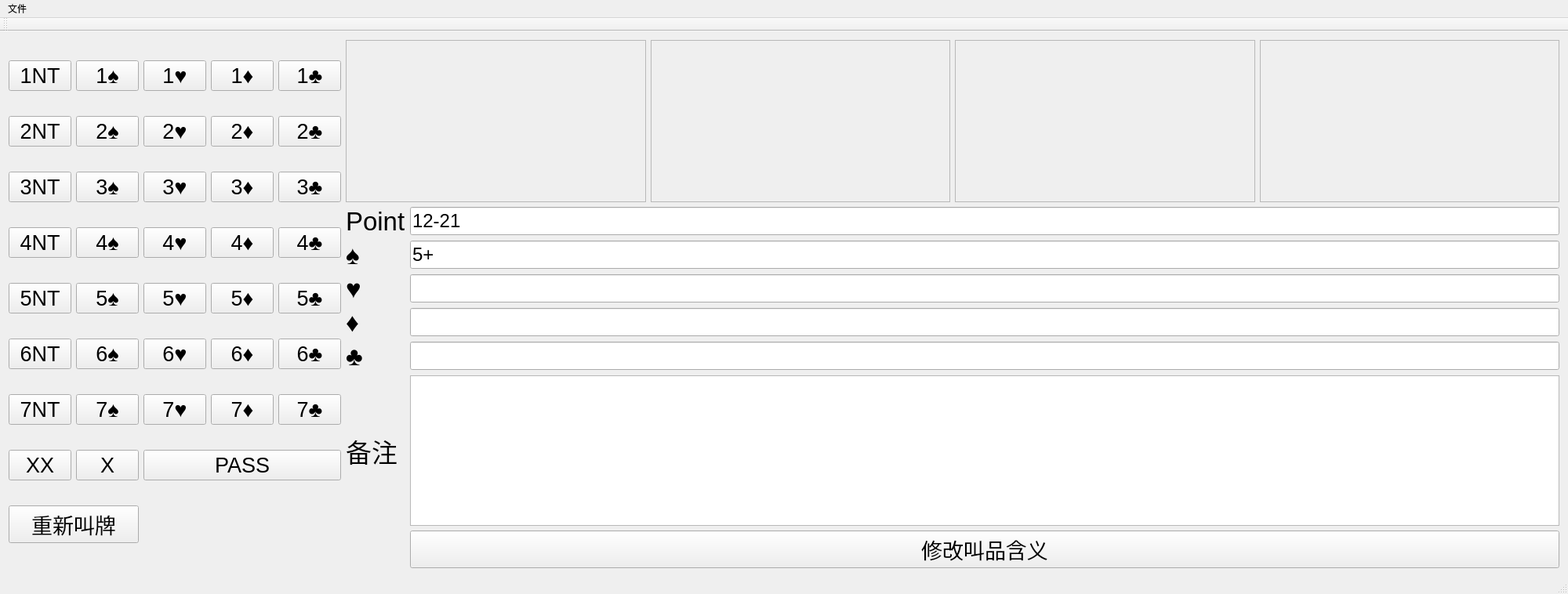
<?xml version="1.0" encoding="UTF-8"?>
<ui version="4.0">
 <class>MainWindow</class>
 <widget class="QMainWindow" name="MainWindow">
  <property name="geometry">
   <rect>
    <x>0</x>
    <y>0</y>
    <width>2000</width>
    <height>758</height>
   </rect>
  </property>
  <property name="windowTitle">
   <string>MainWindow</string>
  </property>
  <widget class="QWidget" name="centralWidget">
   <layout class="QVBoxLayout" name="verticalLayout_2">
    <item>
     <layout class="QHBoxLayout" name="horizontalLayout_2">
      <item>
       <layout class="QGridLayout" name="gridLayout">
        <item row="0" column="3">
         <widget class="QPushButton" name="one_Diamond">
          <property name="font">
           <font>
            <pointsize>20</pointsize>
           </font>
          </property>
          <property name="text">
           <string>1♦</string>
          </property>
         </widget>
        </item>
        <item row="1" column="0">
         <widget class="QPushButton" name="two_NT">
          <property name="font">
           <font>
            <pointsize>20</pointsize>
           </font>
          </property>
          <property name="text">
           <string>2NT</string>
          </property>
         </widget>
        </item>
        <item row="1" column="1">
         <widget class="QPushButton" name="two_Spade">
          <property name="font">
           <font>
            <pointsize>20</pointsize>
           </font>
          </property>
          <property name="text">
           <string>2♠</string>
          </property>
         </widget>
        </item>
        <item row="1" column="2">
         <widget class="QPushButton" name="two_Heart">
          <property name="font">
           <font>
            <pointsize>20</pointsize>
           </font>
          </property>
          <property name="text">
           <string>2♥</string>
          </property>
         </widget>
        </item>
        <item row="1" column="3">
         <widget class="QPushButton" name="two_Diamond">
          <property name="font">
           <font>
            <pointsize>20</pointsize>
           </font>
          </property>
          <property name="text">
           <string>2♦</string>
          </property>
         </widget>
        </item>
        <item row="0" column="2">
         <widget class="QPushButton" name="one_Heart">
          <property name="font">
           <font>
            <pointsize>20</pointsize>
           </font>
          </property>
          <property name="text">
           <string>1♥</string>
          </property>
         </widget>
        </item>
        <item row="0" column="1">
         <widget class="QPushButton" name="one_Spade">
          <property name="font">
           <font>
            <pointsize>20</pointsize>
           </font>
          </property>
          <property name="text">
           <string>1♠</string>
          </property>
         </widget>
        </item>
        <item row="0" column="0">
         <widget class="QPushButton" name="one_NT">
          <property name="font">
           <font>
            <pointsize>20</pointsize>
           </font>
          </property>
          <property name="text">
           <string>1NT</string>
          </property>
         </widget>
        </item>
        <item row="0" column="4">
         <widget class="QPushButton" name="one_Club">
          <property name="font">
           <font>
            <pointsize>20</pointsize>
           </font>
          </property>
          <property name="text">
           <string>1♣</string>
          </property>
         </widget>
        </item>
        <item row="2" column="0">
         <widget class="QPushButton" name="three_NT">
          <property name="font">
           <font>
            <pointsize>20</pointsize>
           </font>
          </property>
          <property name="text">
           <string>3NT</string>
          </property>
         </widget>
        </item>
        <item row="2" column="1">
         <widget class="QPushButton" name="three_Spade">
          <property name="font">
           <font>
            <pointsize>20</pointsize>
           </font>
          </property>
          <property name="text">
           <string>3♠</string>
          </property>
         </widget>
        </item>
        <item row="3" column="2">
         <widget class="QPushButton" name="four_Heart">
          <property name="font">
           <font>
            <pointsize>20</pointsize>
           </font>
          </property>
          <property name="text">
           <string>4♥</string>
          </property>
         </widget>
        </item>
        <item row="3" column="1">
         <widget class="QPushButton" name="four_Spade">
          <property name="font">
           <font>
            <pointsize>20</pointsize>
           </font>
          </property>
          <property name="text">
           <string>4♠</string>
          </property>
         </widget>
        </item>
        <item row="4" column="1">
         <widget class="QPushButton" name="five_Spade">
          <property name="font">
           <font>
            <pointsize>20</pointsize>
           </font>
          </property>
          <property name="text">
           <string>5♠</string>
          </property>
         </widget>
        </item>
        <item row="4" column="3">
         <widget class="QPushButton" name="five_Diamond">
          <property name="font">
           <font>
            <pointsize>20</pointsize>
           </font>
          </property>
          <property name="text">
           <string>5♦</string>
          </property>
         </widget>
        </item>
        <item row="1" column="4">
         <widget class="QPushButton" name="two_Club">
          <property name="font">
           <font>
            <pointsize>20</pointsize>
           </font>
          </property>
          <property name="text">
           <string>2♣</string>
          </property>
         </widget>
        </item>
        <item row="2" column="4">
         <widget class="QPushButton" name="three_Club">
          <property name="font">
           <font>
            <pointsize>20</pointsize>
           </font>
          </property>
          <property name="text">
           <string>3♣</string>
          </property>
         </widget>
        </item>
        <item row="3" column="0">
         <widget class="QPushButton" name="four_NT">
          <property name="font">
           <font>
            <pointsize>20</pointsize>
           </font>
          </property>
          <property name="text">
           <string>4NT</string>
          </property>
         </widget>
        </item>
        <item row="3" column="4">
         <widget class="QPushButton" name="four_Club">
          <property name="font">
           <font>
            <pointsize>20</pointsize>
           </font>
          </property>
          <property name="text">
           <string>4♣</string>
          </property>
         </widget>
        </item>
        <item row="2" column="2">
         <widget class="QPushButton" name="three_Heart">
          <property name="font">
           <font>
            <pointsize>20</pointsize>
           </font>
          </property>
          <property name="text">
           <string>3♥</string>
          </property>
         </widget>
        </item>
        <item row="2" column="3">
         <widget class="QPushButton" name="three_Diamond">
          <property name="font">
           <font>
            <pointsize>20</pointsize>
           </font>
          </property>
          <property name="text">
           <string>3♦</string>
          </property>
         </widget>
        </item>
        <item row="3" column="3">
         <widget class="QPushButton" name="four_Diamond">
          <property name="font">
           <font>
            <pointsize>20</pointsize>
           </font>
          </property>
          <property name="text">
           <string>4♦</string>
          </property>
         </widget>
        </item>
        <item row="4" column="0">
         <widget class="QPushButton" name="five_NT">
          <property name="font">
           <font>
            <pointsize>20</pointsize>
           </font>
          </property>
          <property name="text">
           <string>5NT</string>
          </property>
         </widget>
        </item>
        <item row="4" column="2">
         <widget class="QPushButton" name="five_Heart">
          <property name="font">
           <font>
            <pointsize>20</pointsize>
           </font>
          </property>
          <property name="text">
           <string>5♥</string>
          </property>
         </widget>
        </item>
        <item row="5" column="3">
         <widget class="QPushButton" name="six_Diamond">
          <property name="font">
           <font>
            <pointsize>20</pointsize>
           </font>
          </property>
          <property name="text">
           <string>6♦</string>
          </property>
         </widget>
        </item>
        <item row="5" column="2">
         <widget class="QPushButton" name="six_Heart">
          <property name="font">
           <font>
            <pointsize>20</pointsize>
           </font>
          </property>
          <property name="text">
           <string>6♥</string>
          </property>
         </widget>
        </item>
        <item row="6" column="3">
         <widget class="QPushButton" name="seven_Diamond">
          <property name="font">
           <font>
            <pointsize>20</pointsize>
           </font>
          </property>
          <property name="text">
           <string>7♦</string>
          </property>
         </widget>
        </item>
        <item row="7" column="1">
         <widget class="QPushButton" name="doubble">
          <property name="font">
           <font>
            <pointsize>20</pointsize>
           </font>
          </property>
          <property name="text">
           <string>X</string>
          </property>
         </widget>
        </item>
        <item row="5" column="1">
         <widget class="QPushButton" name="six_Spade">
          <property name="font">
           <font>
            <pointsize>20</pointsize>
           </font>
          </property>
          <property name="text">
           <string>6♠</string>
          </property>
         </widget>
        </item>
        <item row="4" column="4">
         <widget class="QPushButton" name="five_Club">
          <property name="font">
           <font>
            <pointsize>20</pointsize>
           </font>
          </property>
          <property name="text">
           <string>5♣</string>
          </property>
         </widget>
        </item>
        <item row="5" column="0">
         <widget class="QPushButton" name="six_NT">
          <property name="font">
           <font>
            <pointsize>20</pointsize>
           </font>
          </property>
          <property name="text">
           <string>6NT</string>
          </property>
         </widget>
        </item>
        <item row="6" column="1">
         <widget class="QPushButton" name="seven_Spade">
          <property name="font">
           <font>
            <pointsize>20</pointsize>
           </font>
          </property>
          <property name="text">
           <string>7♠</string>
          </property>
         </widget>
        </item>
        <item row="6" column="0">
         <widget class="QPushButton" name="seven_NT">
          <property name="font">
           <font>
            <pointsize>20</pointsize>
           </font>
          </property>
          <property name="text">
           <string>7NT</string>
          </property>
         </widget>
        </item>
        <item row="5" column="4">
         <widget class="QPushButton" name="six_Club">
          <property name="font">
           <font>
            <pointsize>20</pointsize>
           </font>
          </property>
          <property name="text">
           <string>6♣</string>
          </property>
         </widget>
        </item>
        <item row="6" column="2">
         <widget class="QPushButton" name="seven_Heart">
          <property name="font">
           <font>
            <pointsize>20</pointsize>
           </font>
          </property>
          <property name="text">
           <string>7♥</string>
          </property>
         </widget>
        </item>
        <item row="6" column="4">
         <widget class="QPushButton" name="seven_Club">
          <property name="font">
           <font>
            <pointsize>20</pointsize>
           </font>
          </property>
          <property name="text">
           <string>7♣</string>
          </property>
         </widget>
        </item>
        <item row="7" column="0">
         <widget class="QPushButton" name="re_doubble">
          <property name="font">
           <font>
            <pointsize>20</pointsize>
           </font>
          </property>
          <property name="text">
           <string>XX</string>
          </property>
         </widget>
        </item>
        <item row="7" column="2" colspan="3">
         <widget class="QPushButton" name="pass">
          <property name="font">
           <font>
            <pointsize>20</pointsize>
           </font>
          </property>
          <property name="text">
           <string>PASS</string>
          </property>
         </widget>
        </item>
        <item row="8" column="0" colspan="2">
         <widget class="QPushButton" name="re_contract">
          <property name="font">
           <font>
            <pointsize>20</pointsize>
           </font>
          </property>
          <property name="text">
           <string>重新叫牌</string>
          </property>
         </widget>
        </item>
       </layout>
      </item>
      <item>
       <layout class="QVBoxLayout" name="verticalLayout">
        <item>
         <layout class="QHBoxLayout" name="horizontalLayout">
          <item>
           <widget class="QTextEdit" name="North">
            <property name="enabled">
             <bool>false</bool>
            </property>
            <property name="font">
             <font>
              <pointsize>20</pointsize>
             </font>
            </property>
           </widget>
          </item>
          <item>
           <widget class="QTextEdit" name="East">
            <property name="enabled">
             <bool>false</bool>
            </property>
            <property name="font">
             <font>
              <pointsize>20</pointsize>
             </font>
            </property>
           </widget>
          </item>
          <item>
           <widget class="QTextEdit" name="South">
            <property name="enabled">
             <bool>false</bool>
            </property>
            <property name="font">
             <font>
              <pointsize>20</pointsize>
             </font>
            </property>
           </widget>
          </item>
          <item>
           <widget class="QTextEdit" name="West">
            <property name="enabled">
             <bool>false</bool>
            </property>
            <property name="font">
             <font>
              <pointsize>20</pointsize>
             </font>
            </property>
           </widget>
          </item>
         </layout>
        </item>
        <item>
         <layout class="QGridLayout" name="gridLayout_2">
          <item row="0" column="0">
           <widget class="QLabel" name="POINT">
            <property name="font">
             <font>
              <pointsize>25</pointsize>
             </font>
            </property>
            <property name="text">
             <string>Point</string>
            </property>
           </widget>
          </item>
          <item row="0" column="1">
           <widget class="QLineEdit" name="text_point">
            <property name="font">
             <font>
              <pointsize>18</pointsize>
             </font>
            </property>
            <property name="text">
             <string>12-21</string>
            </property>
           </widget>
          </item>
          <item row="1" column="1">
           <widget class="QLineEdit" name="text_spade">
            <property name="font">
             <font>
              <pointsize>18</pointsize>
             </font>
            </property>
            <property name="text">
             <string>5+</string>
            </property>
           </widget>
          </item>
          <item row="5" column="0">
           <widget class="QLabel" name="OTHER">
            <property name="font">
             <font>
              <pointsize>25</pointsize>
             </font>
            </property>
            <property name="text">
             <string>备注</string>
            </property>
           </widget>
          </item>
          <item row="1" column="0">
           <widget class="QLabel" name="SPADE">
            <property name="font">
             <font>
              <pointsize>25</pointsize>
             </font>
            </property>
            <property name="text">
             <string>♠</string>
            </property>
           </widget>
          </item>
          <item row="5" column="1">
           <widget class="QTextEdit" name="text_others">
            <property name="font">
             <font>
              <pointsize>18</pointsize>
             </font>
            </property>
            <property name="html">
             <string>&lt;!DOCTYPE HTML PUBLIC &quot;-//W3C//DTD HTML 4.0//EN&quot; &quot;http://www.w3.org/TR/REC-html40/strict.dtd&quot;&gt;
&lt;html&gt;&lt;head&gt;&lt;meta name=&quot;qrichtext&quot; content=&quot;1&quot; /&gt;&lt;style type=&quot;text/css&quot;&gt;
p, li { white-space: pre-wrap; }
&lt;/style&gt;&lt;/head&gt;&lt;body style=&quot; font-family:'SimSun'; font-size:18pt; font-weight:400; font-style:normal;&quot;&gt;
&lt;p style=&quot;-qt-paragraph-type:empty; margin-top:0px; margin-bottom:0px; margin-left:0px; margin-right:0px; -qt-block-indent:0; text-indent:0px; font-size:12pt;&quot;&gt;&lt;br /&gt;&lt;/p&gt;&lt;/body&gt;&lt;/html&gt;</string>
            </property>
           </widget>
          </item>
          <item row="2" column="0">
           <widget class="QLabel" name="HEART">
            <property name="font">
             <font>
              <pointsize>25</pointsize>
             </font>
            </property>
            <property name="text">
             <string>♥</string>
            </property>
           </widget>
          </item>
          <item row="2" column="1">
           <widget class="QLineEdit" name="text_heart">
            <property name="font">
             <font>
              <pointsize>18</pointsize>
             </font>
            </property>
            <property name="text">
             <string/>
            </property>
           </widget>
          </item>
          <item row="4" column="1">
           <widget class="QLineEdit" name="text_club">
            <property name="font">
             <font>
              <pointsize>18</pointsize>
             </font>
            </property>
            <property name="text">
             <string/>
            </property>
           </widget>
          </item>
          <item row="6" column="1">
           <widget class="QPushButton" name="update">
            <property name="font">
             <font>
              <pointsize>20</pointsize>
             </font>
            </property>
            <property name="text">
             <string>修改叫品含义</string>
            </property>
           </widget>
          </item>
          <item row="4" column="0">
           <widget class="QLabel" name="CLUB">
            <property name="font">
             <font>
              <pointsize>25</pointsize>
             </font>
            </property>
            <property name="text">
             <string>♣</string>
            </property>
           </widget>
          </item>
          <item row="3" column="0">
           <widget class="QLabel" name="DIAMOND">
            <property name="font">
             <font>
              <pointsize>25</pointsize>
             </font>
            </property>
            <property name="text">
             <string>♦</string>
            </property>
           </widget>
          </item>
          <item row="3" column="1">
           <widget class="QLineEdit" name="text_diamond">
            <property name="font">
             <font>
              <pointsize>18</pointsize>
             </font>
            </property>
            <property name="text">
             <string/>
            </property>
           </widget>
          </item>
         </layout>
        </item>
       </layout>
      </item>
     </layout>
    </item>
   </layout>
   <zorder>one_Club</zorder>
   <zorder>one_Diamond</zorder>
   <zorder>one_Heart</zorder>
   <zorder>one_Spade</zorder>
   <zorder>one_NT</zorder>
   <zorder>two_Heart</zorder>
   <zorder>two_NT</zorder>
   <zorder>two_Spade</zorder>
   <zorder>two_Club</zorder>
   <zorder>two_Diamond</zorder>
   <zorder>three_Heart</zorder>
   <zorder>three_NT</zorder>
   <zorder>three_Spade</zorder>
   <zorder>three_Club</zorder>
   <zorder>three_Diamond</zorder>
   <zorder>four_Heart</zorder>
   <zorder>four_NT</zorder>
   <zorder>four_Spade</zorder>
   <zorder>four_Club</zorder>
   <zorder>four_Diamond</zorder>
   <zorder>five_Heart</zorder>
   <zorder>five_NT</zorder>
   <zorder>five_Spade</zorder>
   <zorder>five_Club</zorder>
   <zorder>five_Diamond</zorder>
   <zorder>six_Heart</zorder>
   <zorder>six_NT</zorder>
   <zorder>six_Spade</zorder>
   <zorder>six_Club</zorder>
   <zorder>six_Diamond</zorder>
   <zorder>seven_Heart</zorder>
   <zorder>seven_NT</zorder>
   <zorder>seven_Spade</zorder>
   <zorder>seven_Club</zorder>
   <zorder>seven_Diamond</zorder>
   <zorder></zorder>
   <zorder></zorder>
   <zorder></zorder>
   <zorder>text_spade</zorder>
   <zorder>SPADE</zorder>
   <zorder>layoutWidget</zorder>
   <zorder>layoutWidget_2</zorder>
   <zorder>layoutWidget_3</zorder>
   <zorder>text_diamond</zorder>
   <zorder>horizontalSpacer_3</zorder>
   <zorder>horizontalSpacer_4</zorder>
   <zorder>horizontalSpacer_5</zorder>
   <zorder>horizontalSpacer_6</zorder>
   <zorder>horizontalSpacer_7</zorder>
   <zorder>horizontalSpacer_8</zorder>
   <zorder>horizontalSpacer_9</zorder>
   <zorder>horizontalSpacer_10</zorder>
   <zorder>horizontalSpacer_11</zorder>
   <zorder>horizontalSpacer_12</zorder>
   <zorder>horizontalSpacer_13</zorder>
   <zorder>horizontalSpacer_14</zorder>
   <zorder>horizontalSpacer_15</zorder>
   <zorder>horizontalSpacer_16</zorder>
   <zorder>horizontalSpacer_17</zorder>
   <zorder>horizontalSpacer_18</zorder>
   <zorder>horizontalSpacer_19</zorder>
   <zorder>horizontalSpacer_20</zorder>
   <zorder>horizontalSpacer_21</zorder>
   <zorder>horizontalSpacer_22</zorder>
   <zorder>horizontalSpacer_23</zorder>
   <zorder>horizontalSpacer_24</zorder>
   <zorder>horizontalSpacer_25</zorder>
   <zorder>horizontalSpacer_26</zorder>
   <zorder>horizontalSpacer_27</zorder>
   <zorder>horizontalSpacer_28</zorder>
   <zorder>horizontalSpacer_29</zorder>
   <zorder>text_point</zorder>
   <zorder>POINT</zorder>
   <zorder>OTHER</zorder>
   <zorder>lineEdit_6</zorder>
   <zorder>doubble</zorder>
   <zorder>re_doubble</zorder>
   <zorder>pass</zorder>
   <zorder>horizontalSpacer_30</zorder>
   <zorder>horizontalSpacer_31</zorder>
   <zorder>horizontalSpacer_32</zorder>
   <zorder>horizontalSpacer_33</zorder>
   <zorder>horizontalSpacer_34</zorder>
   <zorder>horizontalSpacer_35</zorder>
   <zorder>update</zorder>
   <zorder>SPADE</zorder>
   <zorder>South</zorder>
   <zorder>West</zorder>
   <zorder>North</zorder>
   <zorder>East</zorder>
   <zorder>South</zorder>
   <zorder>South</zorder>
   <zorder>West</zorder>
   <zorder>East</zorder>
   <zorder>North</zorder>
  </widget>
  <widget class="QMenuBar" name="menuBar">
   <property name="geometry">
    <rect>
     <x>0</x>
     <y>0</y>
     <width>2000</width>
     <height>23</height>
    </rect>
   </property>
   <widget class="QMenu" name="menu">
    <property name="title">
     <string>文件</string>
    </property>
    <addaction name="action"/>
   </widget>
   <addaction name="menu"/>
  </widget>
  <widget class="QToolBar" name="mainToolBar">
   <attribute name="toolBarArea">
    <enum>TopToolBarArea</enum>
   </attribute>
   <attribute name="toolBarBreak">
    <bool>false</bool>
   </attribute>
  </widget>
  <widget class="QStatusBar" name="statusBar"/>
  <action name="action">
   <property name="text">
    <string>保存叫牌卡</string>
   </property>
  </action>
 </widget>
 <layoutdefault spacing="6" margin="11"/>
 <resources/>
 <connections/>
</ui>
